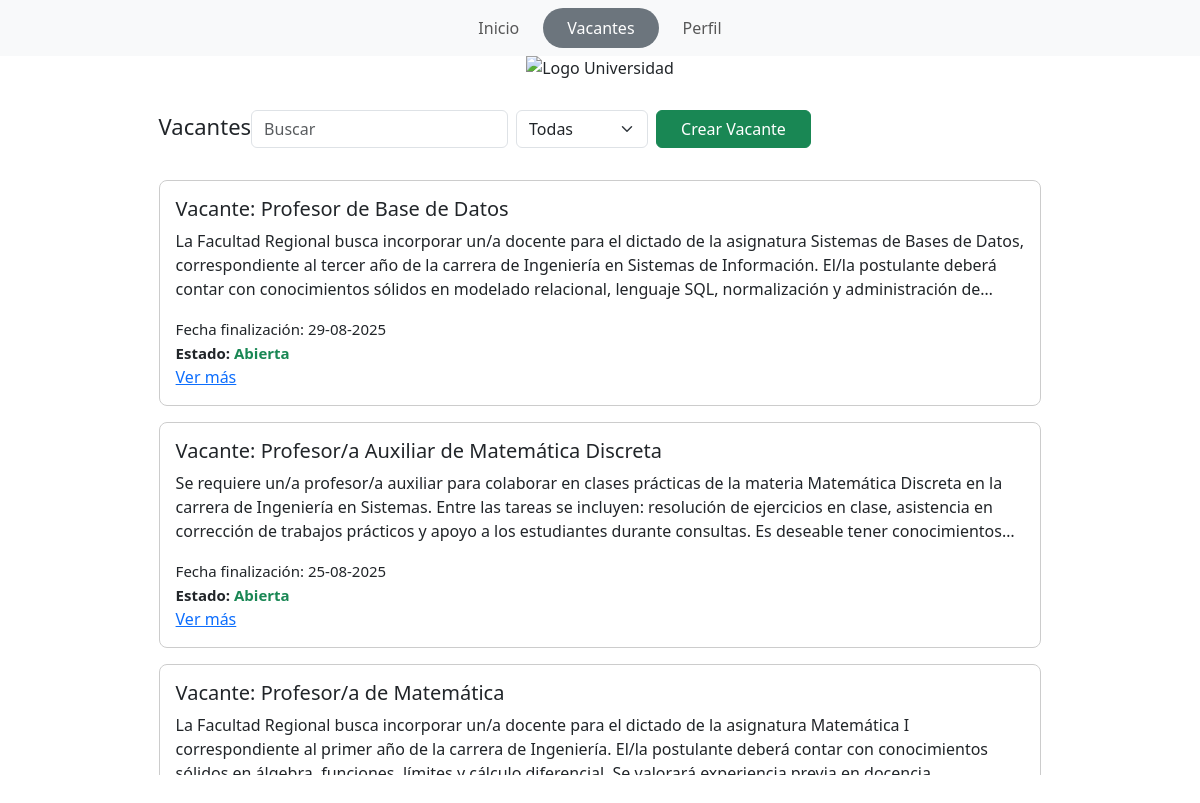
Screenshot of /php/vacantes.php (signed in) with the database file from the repository.
### tables this page shows
CREATE TABLE `vacante` (
  `ID` int(11) NOT NULL,
  `estado` varchar(256) NOT NULL,
  `descripcion` varchar(525) NOT NULL,
  `fecha_ini` date NOT NULL,
  `fecha_fin` date NOT NULL,
  `titulo` varchar(150) NOT NULL,
  `ID_Jefe` int(11) NOT NULL
);

### php/vacantes.php (the view, shortened to what this page needs)
<!DOCTYPE html>
<html lang="es">
<head>
  <link href="https://cdn.jsdelivr.net/npm/bootstrap@5.3.3/dist/css/bootstrap.min.css" rel="stylesheet">
  <link href="../css/estilosvacantes.css" rel="stylesheet">
</head>
<body class="d-flex flex-column min-vh-100">
<?php
require('conection.php');
if (isset($_SESSION["usuario_id"]) and isset($_SESSION["rol"]) and $_SESSION["rol"]==2 ) {
$idUsuario = $_SESSION['usuario_id'];
$sql = "SELECT v.*
        FROM vacante v
        WHERE v.ID_Jefe = $idUsuario
        ORDER BY v.fecha_fin DESC";
        $resultado = mysqli_query($conn, $sql);
} else {
    $sql = "SELECT *
         FROM vacante
         WHERE fecha_fin > CURDATE() OR estado <> 'cerrada'
         ORDER BY fecha_fin DESC";
         $resultado = mysqli_query($conn, $sql);
}
?>
<nav class="navbar navbar-expand-lg navbar-light bg-light">
  <div class="container">
    <div class="collapse navbar-collapse justify-content-center">
      <ul class="navbar-nav">
        <li class="nav-item">
          <a class="nav-link px-4" href="../index.php">Inicio</a>
        </li>
        <li class="nav-item">
          <a class="nav-link rounded-pill active px-4 bg-secondary text-white" href="../php/vacantes.php">Vacantes</a>
        </li>
        <li class="nav-item">
            <a class="nav-link px-4" href="../php/perfil.php">Perfil</a>
          </li>
      </ul>
    </div>
  </div>
</nav>
<div class="container">
  <img class="imagen" src="https://encrypted-tbn0.gstatic.com/images?q=tbn:ANd9GcT_FEqjavcxlrifqvl75bLKmY4my0fdwLqDmQ&s" alt="Logo Universidad" class="logo-facu">
<div class="linea mb-3">
  <div class="titulo">
    <p>Vacantes</p>
  </div>
  <div class="d-flex align-items-center gap-2">
  <input type="text" class="form-control" name="busqueda" id="busqueda" placeholder="Buscar">
  <?php if (isset($_SESSION["rol"]) && $_SESSION["rol"] == 2): ?>
  <select id="filtro-estado" class="form-select w-auto">
    <option value="">Todas</option>
  </select>
  <a href="crear_vacante.php" class="btn btn-success px-4 text-nowrap">Crear Vacante</a>
<?php endif; ?>
</div>
</div>
  <div class="scroll-vacantes">
    <?php while($unaVacante = mysqli_fetch_assoc($resultado)) {
      echo "<div class='vacante'>" ;
      echo "<h5> Vacante: " . htmlspecialchars($unaVacante["titulo"]) . "</h5>" ;
      echo "<p class='descripcion-recortada'>" . htmlspecialchars($unaVacante["descripcion"]) . "</p>" ;
      $fechaOriginal = $unaVacante["fecha_fin"];
      $fechaConFormato = date("d-m-Y", strtotime($fechaOriginal));
      echo "<p class='fecha'> Fecha finalización: " . $fechaConFormato . "</p>";
      echo "<br>";
      $estado = $unaVacante["estado"];
      $claseEstado = '';
     switch ($estado) {
         case 'abierta':
             $claseEstado = 'text-success';
             break;
         case 'cerrada':
             $claseEstado = 'text-danger';
             break;
     }
      echo "<p class='estado fw-bold'>Estado: <span class='$claseEstado'>" . ucfirst($estado) . "</span></p>";
      echo "<br>";
      echo "<a class='ver-mas' href='unavacante.php?id=" . $unaVacante['ID'] . "'>Ver más</a>";
      echo "</div>";
    } ?>
  </div>
</div>
</body>
</html>

### css/estilosvacantes.css (style rules this page uses)
.container { display:flex; flex-direction: column; justify-content: center; align-items: center; }
.linea { display:flex; flex-direction: row; margin-top: 30px; align-items: baseline; justify-content: flex-start; width: 80%; }
.titulo { font-size: 22px; margin-left: 5px; }
.imagen { max-width: 800px; }
.scroll-vacantes { padding: 5px; height: 600px; width: 80%; overflow-y: auto; overflow-x: auto; }
.vacante { border: 1px solid #ccc; border-radius: 8px; padding: 16px; margin-bottom: 16px; }
.vacante a { display: inline-block; margin-right: 10px; }
.descripcion-recortada { overflow: hidden; display: -webkit-box; -webkit-line-clamp: 3; -webkit-box-orient: vertical; text-overflow: ellipsis; max-height: 4.5em; font-size: 16px; }
.fecha { font-size: 15px; display: inline; }
.estado { display: inline; font-size: 15px; }
.ver-mas { display: block; }

### rows the page displays
vacante: titulo "Profesor de Base de Datos", descripcion "La Facultad Regional busca incorporar un/a docente para el dictado de la asignatura Sistemas de Bases de Datos, correspondiente al tercer año de la carrera de Ingeniería en Sistemas de Información. El/la postulante deberá contar con conocimientos sólidos en modelado relacional, lenguaje SQL, normalización y administración…", fecha_fin "29-08-2025", estado "Abierta"
vacante: titulo "Profesor/a Auxiliar de Matemática Discreta", descripcion "Se requiere un/a profesor/a auxiliar para colaborar en clases prácticas de la materia Matemática Discreta en la carrera de Ingeniería en Sistemas. Entre las tareas se incluyen: resolución de ejercicios en clase, asistencia en corrección de trabajos prácticos y apoyo a los estudiantes durante consultas. Es deseable tener…", fecha_fin "25-08-2025", estado "Abierta"
vacante: titulo "Profesor/a de Matemática", descripcion "La Facultad Regional busca incorporar un/a docente para el dictado de la asignatura Matemática I correspondiente al primer año de la carrera de Ingeniería. El/la postulante deberá contar con…"
